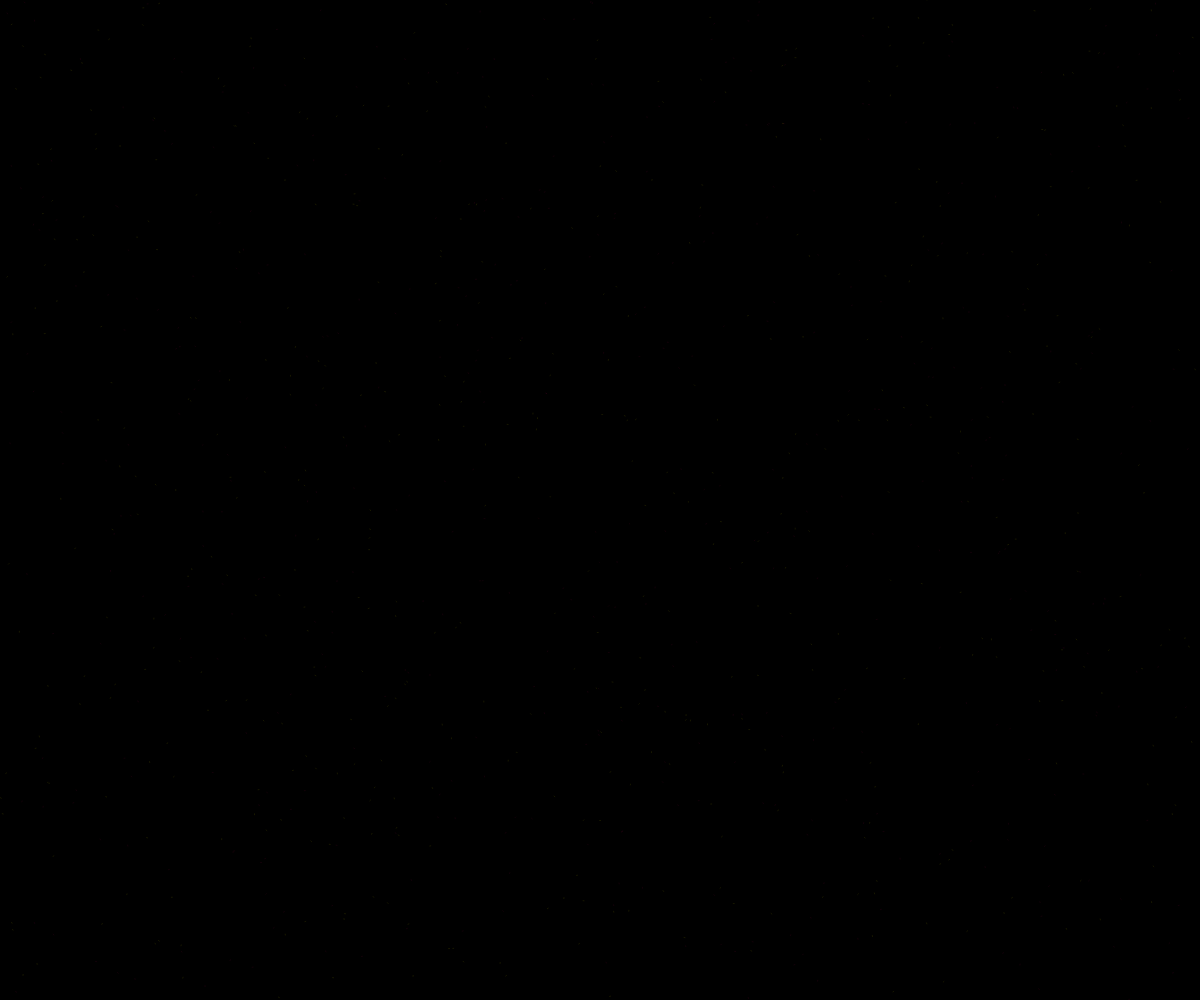
Frame 1 (no input)
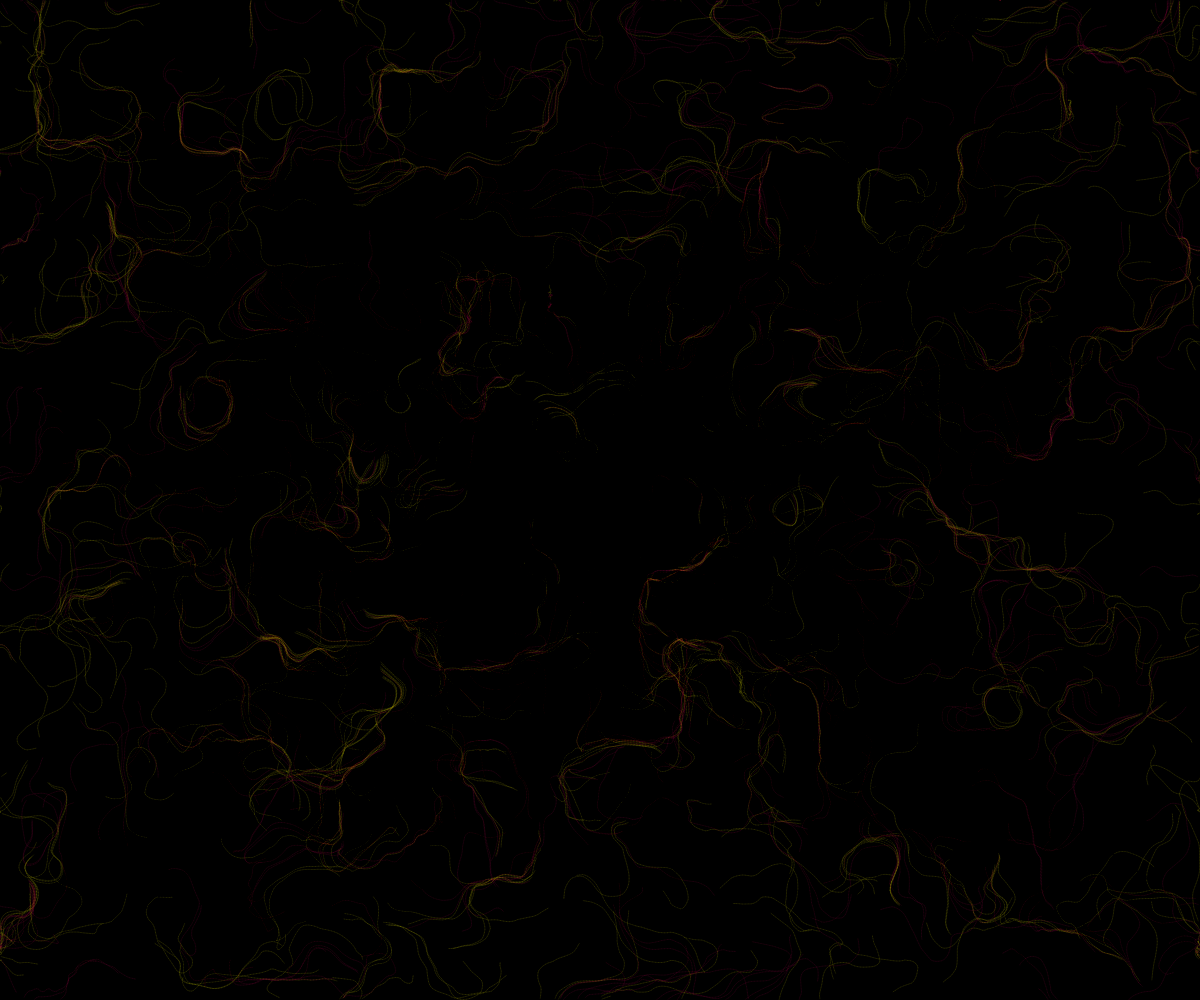
Frame 60 (no input)
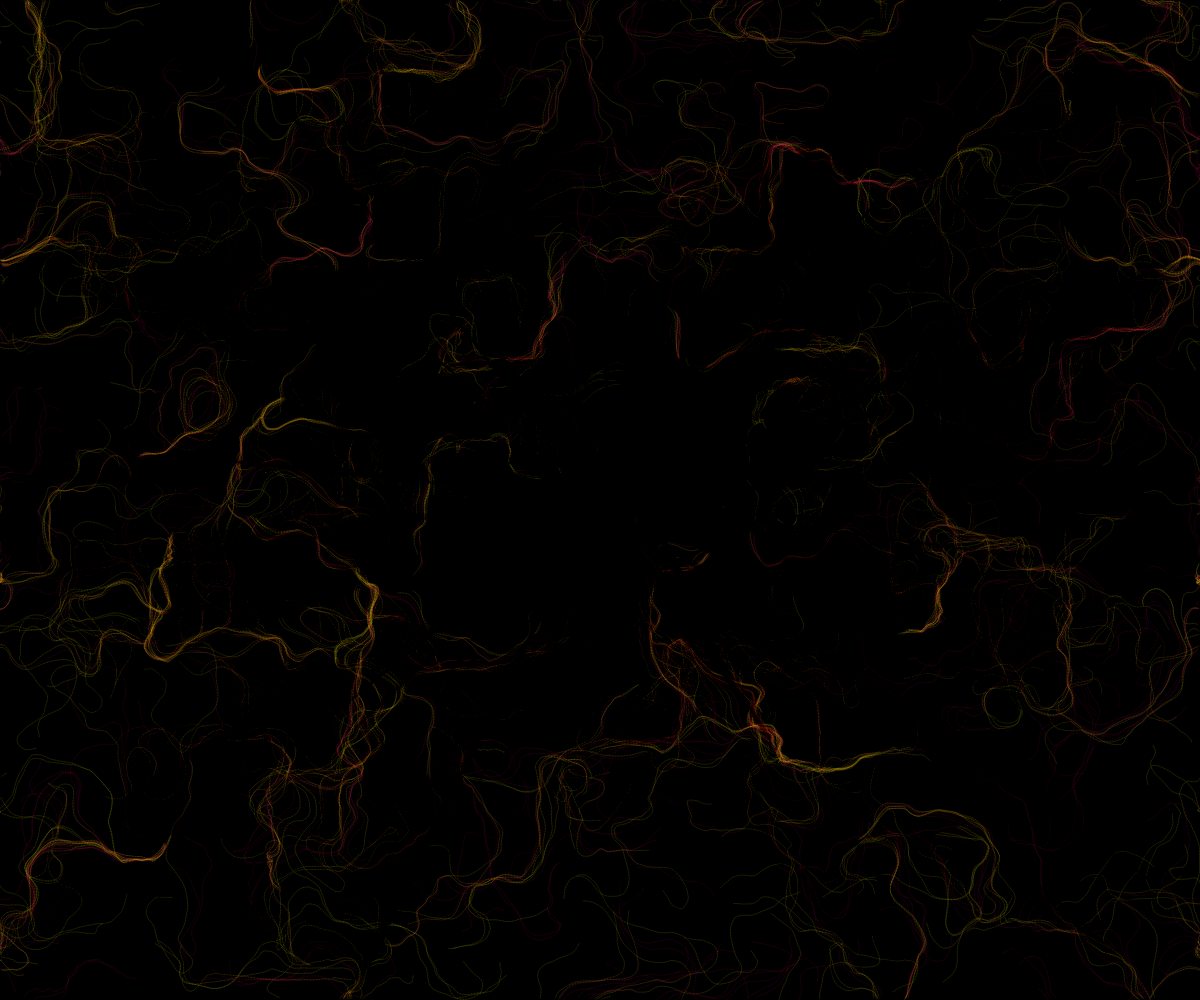
Frame 120 (the mouse pressed at the canvas centre since frame 60)

The p5.js sketch that drew these frames (run headless with seeded random() and noise() and a simulated clock; from frame 60 on, the mouse is pressed at the canvas centre):

// p5.js sketch
// ── sketch.js
var inc = 0.1;
var scl = 10;
var cols, rows;

var zoff = 0;

var particles = [];
var particles2 = [];
var particles3 = [];


var flowfield;

let angle = 100;

function setup() {
    createCanvas(windowWidth,windowHeight);
    angleMode(DEGREES);
    background(0);
    cols = floor(width / scl);
    rows = floor(height / scl)
    frameRate(60);

    flowfield = new Array(cols * rows);

    for (var i = 0; i < 500; i++) {
    particles[i] = new Particle();
    }
    for (var i = 0; i < 500; i++) {
    particles2[i] = new Particle2();
    }
    for (var i = 0; i < 500; i++) {
    particles3[i] = new Particle3();
    }
frameRate(200);
}

function draw() {

  var yoff = 0;

  for (var y = 0; y < rows; y++) {
    var xoff = 0;
      for (var x = 0; x < cols; x++) {

      var index = x + y * cols;
      var angle = noise(xoff, yoff, zoff) * TWO_PI*4;
      var v = p5.Vector.fromAngle(angle);

      // v.setMag(1);

      flowfield[index] = v;

      xoff += inc;

      stroke(0, 50);
      strokeWeight(0.3);
    }
    yoff += inc;
    zoff += 0.0001;
  }


  for (var i = 0; i < particles.length; i++) {

    particles[i].follow(flowfield);
    particles[i].update();
    particles[i].edges();
    particles[i].show();

    particles2[i].follow(flowfield);
    particles2[i].update();
    particles2[i].edges();
    particles2[i].show();

    particles3[i].follow(flowfield);
    particles3[i].update();
    particles3[i].edges();
    particles3[i].show();

  }



}

// ── particle.js
function Particle() {
  this.pos = createVector(random(width),random(height));
  this.vel = createVector(0,0);
  this.acc = createVector(0,0);
  this.maxspeed = 2;

  this.prevPos = this.pos.copy();


this.update = function() {

  this.vel.add(this.acc);
  this.pos.add(this.vel);
  this.vel.limit(this.maxspeed);
  this.acc.mult(0);
}

this.follow = function(vectors){
  var x = floor(this.pos.x/scl);
  var y = floor(this.pos.y/scl);
  var index = x + y *cols;
  var force = vectors[index];
  this.applyForce(force);

}

this.applyForce = function(force){
  this.acc.add(force);
}

  this.show = function (){

    var randomColor;
    randomColor = color(random(180,200),random(10,20),random(90,110));
    stroke(0,80);
    strokeWeight(0.1);
    line(width/2, height/2, this.prevPos.x, this.prevPos.y)

    this.updatePrev();

  }

this.updatePrev = function(){
  this.prevPos.x = this.pos.x;
  this.prevPos.y = this.pos.y;
}

this.edges = function(){
    if (this.pos.x > width) {
      this.pos.x =0;
    this.updatePrev();
    }
    if (this.pos.x < 0) {
      this.pos.x =width;
      this.updatePrev();
    }
    if (this.pos.y > height) {
      this.pos.y =0;
      this.updatePrev();
    }
    if (this.pos.y < 0) {
      this.pos.x =height;
      this.updatePrev();
    }
  }

}

// ── particle2.js
function Particle2() {
  this.pos = createVector(random(width),random(height));
  this.vel = createVector(0,0);
  this.acc = createVector(0,0);
  this.maxspeed = 2;

  this.prevPos = this.pos.copy();


this.update = function() {

  this.vel.add(this.acc);
  this.pos.add(this.vel);
  this.vel.limit(this.maxspeed);
  this.acc.mult(0);
}

this.follow = function(vectors){
  var x = floor(this.pos.x/scl);
  var y = floor(this.pos.y/scl);
  var index = x + y *cols;
  var force = vectors[index];
  this.applyForce(force);

}

this.applyForce = function(force){
  this.acc.add(force);
}

  this.show = function (){
    stroke("yellow");
    strokeWeight(0.1);
    line(this.pos.x, this.pos.y, this.prevPos.x, this.prevPos.y)

    this.updatePrev();
  }

this.updatePrev = function(){
  this.prevPos.x = this.pos.x;
  this.prevPos.y = this.pos.y;
}
  this.edges = function(){
    if (this.pos.x > width) {
      this.pos.x =0;
    this.updatePrev();
    }
    if (this.pos.x < 0) {
      this.pos.x =width;
      this.updatePrev();
    }
    if (this.pos.y > height) {
      this.pos.y =0;
      this.updatePrev();
    }
    if (this.pos.y < 0) {
      this.pos.x =height;
      this.updatePrev();
    }

  }

}

// ── particle3.js
function Particle3() {
  this.pos = createVector(random(width),random(height));
  this.vel = createVector(0,0);
  this.acc = createVector(0,0);
  this.maxspeed = 2;

  this.prevPos = this.pos.copy();


this.update = function() {

  this.vel.add(this.acc);
  this.pos.add(this.vel);
  this.vel.limit(this.maxspeed);
  this.acc.mult(0);
}

this.follow = function(vectors){
  var x = floor(this.pos.x/scl);
  var y = floor(this.pos.y/scl);
  var index = x + y *cols;
  var force = vectors[index];
  this.applyForce(force);

}

this.applyForce = function(force){
  this.acc.add(force);
}

  this.show = function (){
    stroke(200,0,100);
    strokeWeight(0.1);
    line(this.pos.x, this.pos.y, this.prevPos.x, this.prevPos.y)

    this.updatePrev();
  }

this.updatePrev = function(){
  this.prevPos.x = this.pos.x;
  this.prevPos.y = this.pos.y;
}
  this.edges = function(){
    if (this.pos.x > width) {
      this.pos.x =0;
    this.updatePrev();
    }
    if (this.pos.x < 0) {
      this.pos.x =width;
      this.updatePrev();
    }
    if (this.pos.y > height) {
      this.pos.y =0;
      this.updatePrev();
    }
    if (this.pos.y < 0) {
      this.pos.x =height;
      this.updatePrev();
    }

  }

}
